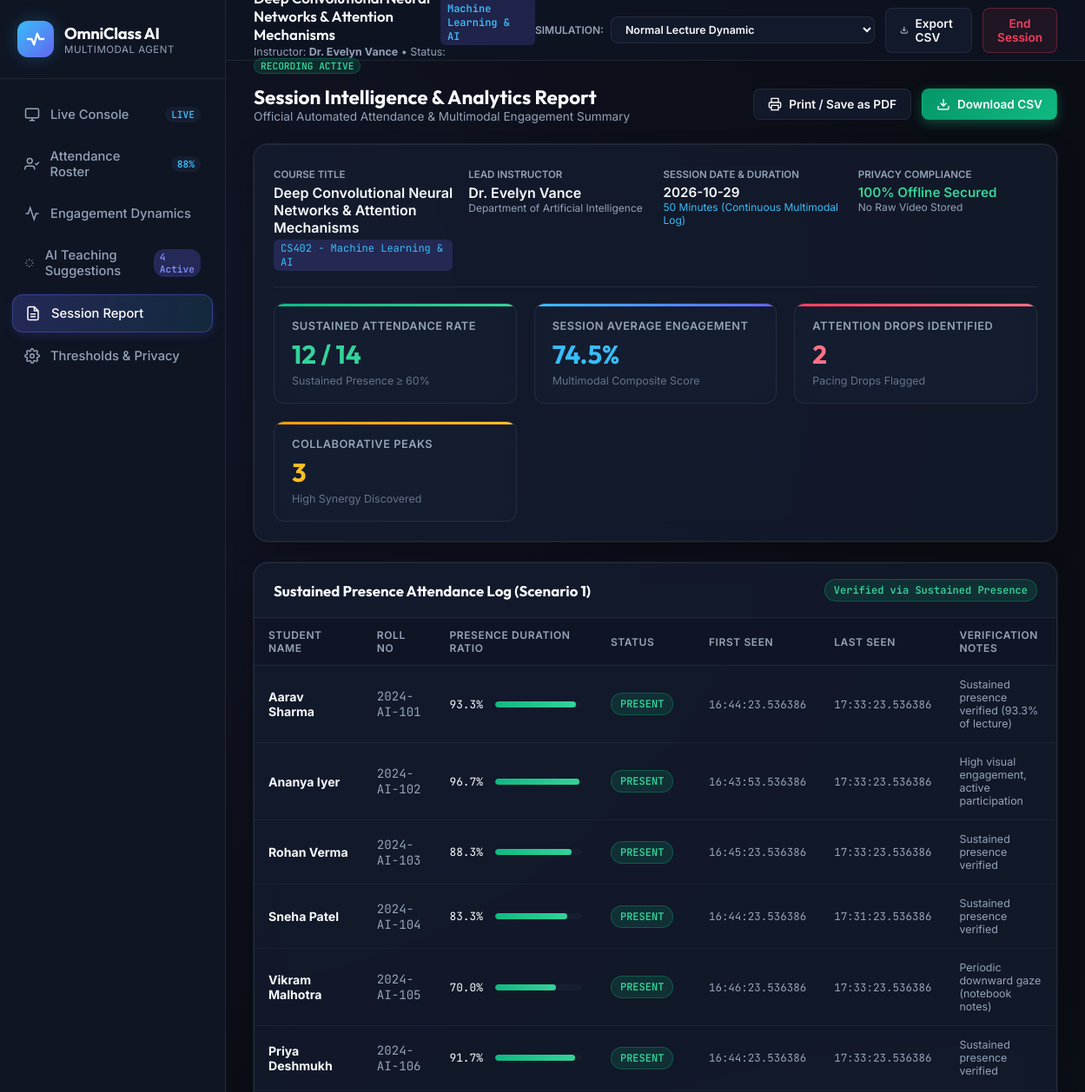
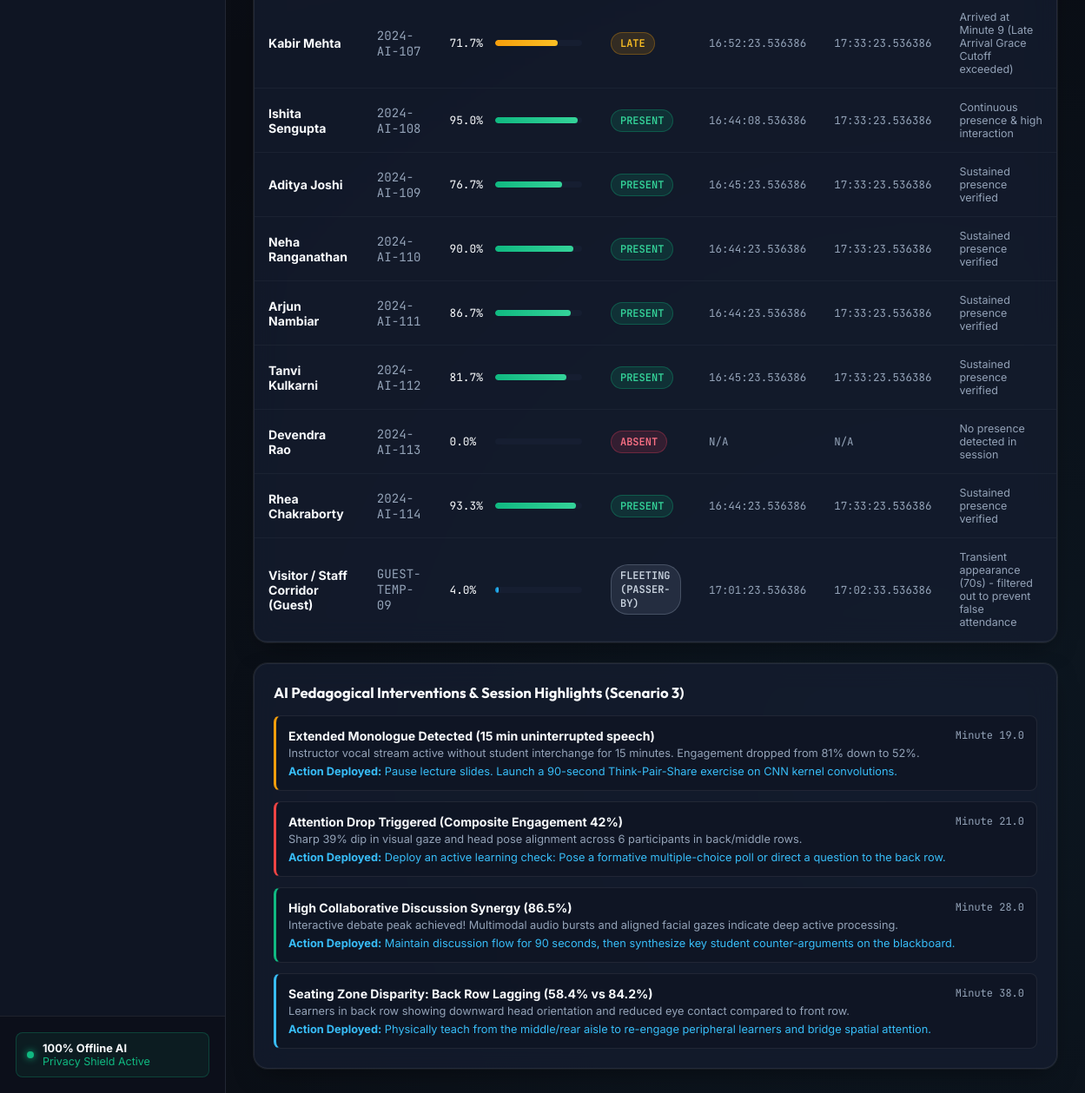
The page /report/1 on the database its author committed (2 pictures, top to bottom).
### tables this page shows
CREATE TABLE attendance_records (
        id INTEGER PRIMARY KEY AUTOINCREMENT,
        session_id INTEGER NOT NULL,
        student_id INTEGER,
        student_name TEXT NOT NULL,
        roll_no TEXT,
        first_seen TIMESTAMP,
        last_seen TIMESTAMP,
        detection_count INTEGER DEFAULT 0,
        total_session_intervals INTEGER DEFAULT 0,
        presence_ratio REAL DEFAULT 0.0, -- Sustained Presence %
        status TEXT DEFAULT 'ABSENT', -- 'PRESENT', 'LATE', 'FLEETING', 'ABSENT'
        confidence REAL DEFAULT 0.0,
        sustained_met INTEGER DEFAULT 0, -- 1 if >= sustained threshold
        notes TEXT,
        FOREIGN KEY (session_id) REFERENCES sessions(id),
        FOREIGN KEY (student_id) REFERENCES students(id)
    );

CREATE TABLE teaching_suggestions (
        id INTEGER PRIMARY KEY AUTOINCREMENT,
        session_id INTEGER NOT NULL,
        timestamp TIMESTAMP DEFAULT CURRENT_TIMESTAMP,
        elapsed_sec INTEGER DEFAULT 0,
        category TEXT NOT NULL, -- 'Pacing', 'Engagement Dip', 'Interaction Peak', 'Fatigue/Drowsiness', 'Zone Disparity'
        severity TEXT NOT NULL, -- 'info', 'warning', 'critical', 'success'
        title TEXT NOT NULL,
        message TEXT NOT NULL,
        pedagogical_action TEXT NOT NULL,
        status TEXT DEFAULT 'active', -- 'active', 'acknowledged', 'dismissed'
        FOREIGN KEY (session_id) REFERENCES sessions(id)
    );

### app.py (the view)
@app.route('/report/<int:session_id>')
def session_report(session_id):
    conn = get_db_connection()
    sess = conn.execute("SELECT * FROM sessions WHERE id = ?", (session_id,)).fetchone()
    if not sess:
        conn.close()
        return "Session not found", 404
    records = conn.execute("SELECT * FROM attendance_records WHERE session_id = ? ORDER BY roll_no ASC", (session_id,)).fetchall()
    suggestions_list = conn.execute("SELECT * FROM teaching_suggestions WHERE session_id = ? ORDER BY elapsed_sec ASC", (session_id,)).fetchall()
    timeline = conn.execute("SELECT * FROM engagement_timeline WHERE session_id = ? ORDER BY elapsed_sec ASC", (session_id,)).fetchall()
    zones = conn.execute("SELECT * FROM zone_analytics WHERE session_id = ?", (session_id,)).fetchall()
    conn.close()
    return render_template(
        'session_report.html',
        session=sess,
        records=records,
        suggestions=suggestions_list,
        timeline=timeline,
        zones=zones
    )

### models/database.py (called while the page is built)
def get_db_connection():
    os.makedirs(Config.DATA_DIR, exist_ok=True)
    conn = sqlite3.connect(Config.DATABASE_PATH)
    conn.row_factory = sqlite3.Row
    return conn

### templates/session_report.html (shortened to what this page needs)
{% extends "base.html" %}
{% block content %}
<div style="display: flex; justify-content: space-between; align-items: center; margin-bottom: 24px;">
  <div>
    <h2 style="font-family: var(--font-heading); font-size: 1.4rem; color: #f8fafc;">Session Intelligence & Analytics Report</h2>
    <p style="font-size: 0.85rem; color: #94a3b8;">Official Automated Attendance & Multimodal Engagement Summary</p>
  </div>
  <div style="display: flex; gap: 12px;">
    <button onclick="window.print()" class="btn btn-secondary">
      <svg width="16" height="16" viewBox="0 0 24 24" fill="none" stroke="currentColor" stroke-width="2">
        <polyline points="6 9 6 2 18 2 18 9"></polyline>
        <path d="M6 18H4a2 2 0 0 1-2-2v-5a2 2 0 0 1 2-2h16a2 2 0 0 1 2 2v5a2 2 0 0 1-2 2h-2"></path>
        <rect x="6" y="14" width="12" height="8"></rect>
      </svg>
      Print / Save as PDF
    </button>
    <a href="{{ url_for('export_attendance_csv', session_id=session.id) }}" class="btn btn-emerald">
      <svg width="16" height="16" viewBox="0 0 24 24" fill="none" stroke="currentColor" stroke-width="2">
        <path d="M21 15v4a2 2 0 0 1-2 2H5a2 2 0 0 1-2-2v-4"></path>
        <polyline points="7 10 12 15 17 10"></polyline>
        <line x1="12" y1="15" x2="12" y2="3"></line>
      </svg>
      Download CSV
    </a>
  </div>
</div>
<div class="glass-card" style="margin-bottom: 24px;">
  <div style="display: grid; grid-template-columns: repeat(auto-fit, minmax(200px, 1fr)); gap: 18px; border-bottom: 1px solid var(--border-subtle); padding-bottom: 18px; margin-bottom: 18px;">
    <div>
      <span style="font-size: 0.72rem; color: #94a3b8; text-transform: uppercase; font-weight: 600;">Course Title</span>
      <div style="font-size: 1rem; font-weight: 600; color: #f8fafc; margin-top: 3px;">{{ session.title }}</div>
      <span class="course-tag" style="margin-top: 4px; display: inline-block;">{{ session.course_code }}</span>
    </div>
    <div>
      <span style="font-size: 0.72rem; color: #94a3b8; text-transform: uppercase; font-weight: 600;">Lead Instructor</span>
      <div style="font-size: 1rem; font-weight: 600; color: #f8fafc; margin-top: 3px;">{{ session.instructor_name }}</div>
      <div style="font-size: 0.75rem; color: #94a3b8;">Department of Artificial Intelligence</div>
    </div>
    <div>
      <span style="font-size: 0.72rem; color: #94a3b8; text-transform: uppercase; font-weight: 600;">Session Date & Duration</span>
      <div style="font-size: 0.95rem; font-weight: 600; color: #f8fafc; margin-top: 3px;">{{ session.start_time.split(' ')[0] if session.start_time else 'Today' }}</div>
      <div style="font-size: 0.75rem; color: #38bdf8;">50 Minutes (Continuous Multimodal Log)</div>
    </div>
    <div>
      <span style="font-size: 0.72rem; color: #94a3b8; text-transform: uppercase; font-weight: 600;">Privacy Compliance</span>
      <div style="font-size: 0.95rem; font-weight: 600; color: #34d399; margin-top: 3px;">100% Offline Secured</div>
      <div style="font-size: 0.75rem; color: #94a3b8;">No Raw Video Stored</div>
    </div>
  </div>
  <div class="metrics-row" style="margin-bottom: 0;">
    <div class="stat-card emerald">
      <div class="stat-label">Sustained Attendance Rate</div>
      <div class="stat-value" style="color: #34d399;">
        {{ session.present_count + session.late_count }} / {{ session.total_enrolled }}
      </div>
      <div class="stat-sub">Sustained Presence &ge; 60%</div>
    </div>
    <div class="stat-card">
      <div class="stat-label">Session Average Engagement</div>
      <div class="stat-value" style="color: #38bdf8;">{{ session.avg_engagement }}%</div>
      <div class="stat-sub">Multimodal Composite Score</div>
    </div>
    <div class="stat-card rose">
      <div class="stat-label">Attention Drops Identified</div>
      <div class="stat-value" style="color: #fb7185;">{{ session.attention_drops_count }}</div>
      <div class="stat-sub">Pacing Drops Flagged</div>
    </div>
    <div class="stat-card amber">
      <div class="stat-label">Collaborative Peaks</div>
      <div class="stat-value" style="color: #fbbf24;">{{ session.interaction_peaks_count }}</div>
      <div class="stat-sub">High Synergy Discovered</div>
    </div>
  </div>
</div>
<div class="glass-card" style="margin-bottom: 24px; padding: 0; overflow: hidden;">
  <div style="padding: 18px 22px; border-bottom: 1px solid var(--border-subtle); display: flex; justify-content: space-between; align-items: center;">
    <h3 style="font-family: var(--font-heading); font-size: 1.05rem; color: #f8fafc;">
      Sustained Presence Attendance Log (Scenario 1)
    </h3>
    <span class="status-tag present">Verified via Sustained Presence</span>
  </div>
  <div class="table-responsive">
    <table class="data-table">
      <thead>
        <tr>
          <th>Student Name</th>
          <th>Roll No</th>
          <th>Presence Duration Ratio</th>
          <th>Status</th>
          <th>First Seen</th>
          <th>Last Seen</th>
          <th>Verification Notes</th>
        </tr>
      </thead>
      <tbody>
        {% for r in records %}
        <tr>
          <td><strong style="color: #f8fafc;">{{ r.student_name }}</strong></td>
          <td style="font-family: var(--font-mono); color: #94a3b8;">{{ r.roll_no }}</td>
          <td>
            <div style="display: flex; align-items: center; gap: 8px;">
              <span style="font-family: var(--font-mono); font-size: 0.8rem; width: 45px;">{{ (r.presence_ratio * 100)|round(1) }}%</span>
              <div class="progress-bar-wrap" style="width: 100px;">
                <div class="progress-fill {% if r.status == 'PRESENT' %}green{% elif r.status == 'LATE' %}amber{% elif r.status == 'FLEETING' %}cyan{% else %}rose{% endif %}"
                     style="width: {{ (r.presence_ratio * 100)|round }}%;"></div>
              </div>
            </div>
          </td>
          <td>
            {% if r.status == 'PRESENT' %}
              <span class="status-tag present">PRESENT</span>
            {% elif r.status == 'LATE' %}
              <span class="status-tag late">LATE</span>
            {% elif r.status == 'FLEETING' %}
              <span class="status-tag fleeting">FLEETING (PASSER-BY)</span>
            {% else %}
              <span class="status-tag absent">ABSENT</span>
            {% endif %}
          </td>
          <td style="font-family: var(--font-mono); font-size: 0.78rem; color: #94a3b8;">{{ r.first_seen.split(' ')[1] if r.first_seen else 'N/A' }}</td>
          <td style="font-family: var(--font-mono); font-size: 0.78rem; color: #94a3b8;">{{ r.last_seen.split(' ')[1] if r.last_seen else 'N/A' }}</td>
          <td style="font-size: 0.78rem; color: #94a3b8;">{{ r.notes }}</td>
        </tr>
        {% endfor %}
      </tbody>
    </table>
  </div>
</div>
<div class="glass-card">
  <div style="margin-bottom: 16px;">
    <h3 style="font-family: var(--font-heading); font-size: 1.05rem; color: #f8fafc;">
      AI Pedagogical Interventions & Session Highlights (Scenario 3)
    </h3>
  </div>
  <div style="display: flex; flex-direction: column; gap: 12px;">
    {% for s in suggestions %}
    <div style="padding: 14px; background: rgba(15, 21, 35, 0.7); border: 1px solid var(--border-subtle); border-radius: var(--radius-sm); border-left: 3px solid {% if s.severity == 'critical' %}#ef4444{% elif s.severity == 'warning' %}#f59e0b{% elif s.severity == 'success' %}#10b981{% else %}#38bdf8{% endif %};">
      <div style="display: flex; justify-content: space-between; margin-bottom: 4px;">
        <strong style="color: #f8fafc; font-size: 0.88rem;">{{ s.title }}</strong>
        <span style="font-family: var(--font-mono); font-size: 0.75rem; color: #94a3b8;">Minute {{ (s.elapsed_sec / 60)|round(1) }}</span>
      </div>
      <div style="font-size: 0.8rem; color: #94a3b8; margin-bottom: 6px;">{{ s.message }}</div>
      <div style="font-size: 0.8rem; color: #38bdf8;"><strong>Action Deployed:</strong> {{ s.pedagogical_action }}</div>
    </div>
    {% endfor %}
  </div>
</div>
{% endblock %}

### templates/base.html (shortened to what this page needs)
<!DOCTYPE html>
<html lang="en">
<head>
  <link rel="stylesheet" href="{{ url_for('static', filename='css/style.css') }}">
  <link rel="stylesheet" href="{{ url_for('static', filename='css/dashboard.css') }}">
</head>
<body>
  <aside class="app-sidebar">
    <div class="brand-header">
      <div class="brand-icon">
        <svg width="22" height="22" viewBox="0 0 24 24" fill="none" stroke="currentColor" stroke-width="2.5" stroke-linecap="round" stroke-linejoin="round">
          <path d="M2 12h5l3 7 4-14 3 7h5"></path>
        </svg>
      </div>
      <div class="brand-title">
        <h1>OmniClass AI</h1>
        <p>Multimodal Agent</p>
      </div>
    </div>
    <nav class="sidebar-nav">
      <a href="{{ url_for('index') }}" class="nav-link {% if request.endpoint == 'index' %}active{% endif %}">
        <svg viewBox="0 0 24 24" fill="none" stroke="currentColor">
          <rect x="2" y="3" width="20" height="14" rx="2" ry="2"></rect>
          <line x1="8" y1="21" x2="16" y2="21"></line>
          <line x1="12" y1="17" x2="12" y2="21"></line>
        </svg>
        <span>Live Console</span>
        <span class="badge-pill">LIVE</span>
      </a>
      <a href="{{ url_for('attendance') }}" class="nav-link {% if request.endpoint == 'attendance' %}active{% endif %}">
        <svg viewBox="0 0 24 24" fill="none" stroke="currentColor">
          <path d="M16 21v-2a4 4 0 0 0-4-4H5a4 4 0 0 0-4 4v2"></path>
          <circle cx="8.5" cy="7" r="4"></circle>
          <polyline points="17 11 19 13 23 9"></polyline>
        </svg>
        <span>Attendance Roster</span>
        <span class="badge-pill" id="sustainedRateBadge">88%</span>
      </a>
      <a href="{{ url_for('engagement') }}" class="nav-link {% if request.endpoint == 'engagement' %}active{% endif %}">
        <svg viewBox="0 0 24 24" fill="none" stroke="currentColor">
          <polyline points="22 12 18 12 15 21 9 3 6 12 2 12"></polyline>
        </svg>
        <span>Engagement Dynamics</span>
      </a>
      <a href="{{ url_for('suggestions') }}" class="nav-link {% if request.endpoint == 'suggestions' %}active{% endif %}">
        <svg viewBox="0 0 24 24" fill="none" stroke="currentColor">
          <path d="M12 2v4M12 18v4M4.93 4.93l2.83 2.83M16.24 16.24l2.83 2.83M2 12h4M18 12h4M4.93 19.07l2.83-2.83M16.24 7.76l2.83-2.83"></path>
        </svg>
        <span>AI Teaching Suggestions</span>
        <span class="badge-pill" id="suggestionsCountBadge" style="background: rgba(99, 102, 241, 0.25); color: #818cf8;">4 Active</span>
      </a>
      <a href="{{ url_for('session_report', session_id=session.id) }}" class="nav-link {% if request.endpoint == 'session_report' %}active{% endif %}">
        <svg viewBox="0 0 24 24" fill="none" stroke="currentColor">
          <path d="M14 2H6a2 2 0 0 0-2 2v16a2 2 0 0 0 2 2h12a2 2 0 0 0 2-2V8z"></path>
          <polyline points="14 2 14 8 20 8"></polyline>
          <line x1="16" y1="13" x2="8" y2="13"></line>
          <line x1="16" y1="17" x2="8" y2="17"></line>
        </svg>
        <span>Session Report</span>
      </a>
      <a href="{{ url_for('settings') }}" class="nav-link {% if request.endpoint == 'settings' %}active{% endif %}">
        <span>Thresholds & Privacy</span>
      </a>
    </nav>
    <div class="sidebar-footer">
      <div class="privacy-badge">
        <span class="status-dot"></span>
        <div>
          <strong style="color: #f8fafc; font-size: 0.8rem; display: block;">100% Offline AI</strong>
          <span>Privacy Shield Active</span>
        </div>
      </div>
    </div>
  </aside>
  <div class="app-main">
    <header class="top-navbar">
      <div class="session-info">
        <div class="session-title-wrap">
          <h2>
            <span class="course-tag">{{ session.course_code }}</span>
          </h2>
          <div class="session-meta">
            Instructor: <strong>{{ session.instructor_name }}</strong> • Status: <span class="status-tag present" style="padding: 1px 7px; font-size: 0.7rem;">RECORDING ACTIVE</span>
          </div>
        </div>
      </div>
      <div class="top-actions">
        <div style="display: flex; align-items: center; gap: 8px;">
          <span style="font-size: 0.75rem; color: #94a3b8; font-weight: 600;">SIMULATION:</span>
          <select id="simScenarioSelect" class="btn btn-secondary" style="padding: 6px 12px; font-size: 0.78rem;">
            <option value="normal">Normal Lecture Dynamic</option>
          </select>
        </div>
        <a href="{{ url_for('export_attendance_csv', session_id=session.id) }}" class="btn btn-secondary">
          <svg width="15" height="15" viewBox="0 0 24 24" fill="none" stroke="currentColor" stroke-width="2">
            <path d="M21 15v4a2 2 0 0 1-2 2H5a2 2 0 0 1-2-2v-4"></path>
            <polyline points="7 10 12 15 17 10"></polyline>
            <line x1="12" y1="15" x2="12" y2="3"></line>
          </svg>
          Export CSV
        </a>
        <button id="endSessionBtn" class="btn btn-outline-danger">
          End Session
        </button>
      </div>
    </header>
    <main class="page-container">
      {% block content %}{% endblock %}
    </main>
  </div>
</body>
</html>

### rows shown on the page
attendance_records: student_name "Aarav Sharma", roll_no "2024-AI-101", (r.presence_ratio*100)|round(1) "93.3", status "PRESENT", first_seen "16:44:23.536386", last_seen "17:33:23.536386", notes "Sustained presence verified (93.3% of lecture)"
attendance_records: student_name "Ananya Iyer", roll_no "2024-AI-102", (r.presence_ratio*100)|round(1) "96.7", status "PRESENT", first_seen "16:43:53.536386", last_seen "17:33:23.536386", notes "High visual engagement, active participation"
attendance_records: student_name "Rohan Verma", roll_no "2024-AI-103", (r.presence_ratio*100)|round(1) "88.3", status "PRESENT", first_seen "16:45:23.536386", last_seen "17:33:23.536386", notes "Sustained presence verified"
attendance_records: student_name "Sneha Patel", roll_no "2024-AI-104", (r.presence_ratio*100)|round(1) "83.3", status "PRESENT", first_seen "16:44:23.536386", last_seen "17:31:23.536386", notes "Sustained presence verified"
attendance_records: student_name "Vikram Malhotra", roll_no "2024-AI-105", (r.presence_ratio*100)|round(1) "70.0", status "PRESENT", first_seen "16:46:23.536386", last_seen "17:33:23.536386", notes "Periodic downward gaze (notebook notes)"
attendance_records: student_name "Priya Deshmukh", roll_no "2024-AI-106", (r.presence_ratio*100)|round(1) "91.7", status "PRESENT", first_seen "16:44:23.536386", last_seen "17:33:23.536386", notes "Sustained presence verified"
attendance_records: student_name "Kabir Mehta", roll_no "2024-AI-107", (r.presence_ratio*100)|round(1) "71.7", status "LATE", first_seen "16:52:23.536386", last_seen "17:33:23.536386", notes "Arrived at Minute 9 (Late Arrival Grace Cutoff exceeded)"
attendance_records: student_name "Ishita Sengupta", roll_no "2024-AI-108", (r.presence_ratio*100)|round(1) "95.0", status "PRESENT", first_seen "16:44:08.536386", last_seen "17:33:23.536386", notes "Continuous presence & high interaction"
attendance_records: student_name "Aditya Joshi", roll_no "2024-AI-109", (r.presence_ratio*100)|round(1) "76.7", status "PRESENT", first_seen "16:45:23.536386", last_seen "17:33:23.536386", notes "Sustained presence verified"
attendance_records: student_name "Neha Ranganathan", roll_no "2024-AI-110", (r.presence_ratio*100)|round(1) "90.0", status "PRESENT", first_seen "16:44:23.536386", last_seen "17:33:23.536386", notes "Sustained presence verified"
attendance_records: student_name "Arjun Nambiar", roll_no "2024-AI-111", (r.presence_ratio*100)|round(1) "86.7", status "PRESENT", first_seen "16:44:23.536386", last_seen "17:33:23.536386", notes "Sustained presence verified"
attendance_records: student_name "Tanvi Kulkarni", roll_no "2024-AI-112", (r.presence_ratio*100)|round(1) "81.7", status "PRESENT", first_seen "16:45:23.536386", last_seen "17:33:23.536386", notes "Sustained presence verified"
attendance_records: student_name "Devendra Rao", roll_no "2024-AI-113", (r.presence_ratio*100)|round(1) "0.0", status "ABSENT", first_seen "N/A", last_seen "N/A", notes "No presence detected in session"
attendance_records: student_name "Rhea Chakraborty", roll_no "2024-AI-114", (r.presence_ratio*100)|round(1) "93.3", status "PRESENT", first_seen "16:44:23.536386", last_seen "17:33:23.536386", notes "Sustained presence verified"
attendance_records: student_name "Visitor / Staff Corridor (Guest)", roll_no "GUEST-TEMP-09", (r.presence_ratio*100)|round(1) "4.0", status "FLEETING (PASSER-BY)", first_seen "17:01:23.536386", last_seen "17:02:33.536386", notes "Transient appearance (70s) - filtered out to prevent false attendance"
teaching_suggestions: title "Extended Monologue Detected (15 min uninterrupted speech)", (s.elapsed_sec/60)|round(1) "19.0", message "Instructor vocal stream active without student interchange for 15 minutes. Engagement dropped from 81% down to 52%.", pedagogical_action "Pause lecture slides. Launch a 90-second Think-Pair-Share exercise on CNN kernel convolutions."
teaching_suggestions: title "Attention Drop Triggered (Composite Engagement 42%)", (s.elapsed_sec/60)|round(1) "21.0", message "Sharp 39% dip in visual gaze and head pose alignment across 6 participants in back/middle rows.", pedagogical_action "Deploy an active learning check: Pose a formative multiple-choice poll or direct a question to the back row."
teaching_suggestions: title "High Collaborative Discussion Synergy (86.5%)", (s.elapsed_sec/60)|round(1) "28.0", message "Interactive debate peak achieved! Multimodal audio bursts and aligned facial gazes indicate deep active processing.", pedagogical_action "Maintain discussion flow for 90 seconds, then synthesize key student counter-arguments on the blackboard."
teaching_suggestions: title "Seating Zone Disparity: Back Row Lagging (58.4% vs 84.2%)", (s.elapsed_sec/60)|round(1) "38.0", message "Learners in back row showing downward head orientation and reduced eye contact compared to front row.", pedagogical_action "Physically teach from the middle/rear aisle to re-engage peripheral learners and bridge spatial attention."

### other values the page prints
{{ session.instructor_name }} "Dr. Evelyn Vance"
{{ session.title }} "Deep Convolutional Neural Networks & Attention Mechanisms"
{{ session.course_code }} "CS402 - Machine Learning & AI"
{{ session.start_time.split(' ')[0] if session.start_time else 'Today' }} "2026-10-29"
{{ session.present_count + session.late_count }} "12"
{{ session.total_enrolled }} "14"
{{ session.avg_engagement }} "74.5"
{{ session.attention_drops_count }} "2"
{{ session.interaction_peaks_count }} "3"
